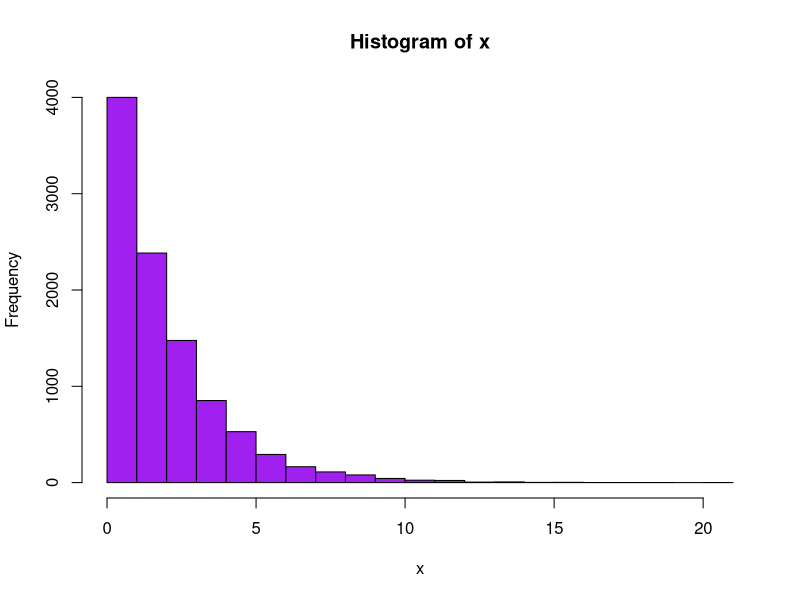

This figure's R source:
## ------------------------------------------------------------------------
ans <- 2 + 7
ans

## ------------------------------------------------------------------------
set.seed(123)
x <- rchisq(10000,2)
hist(x, col = "purple")

